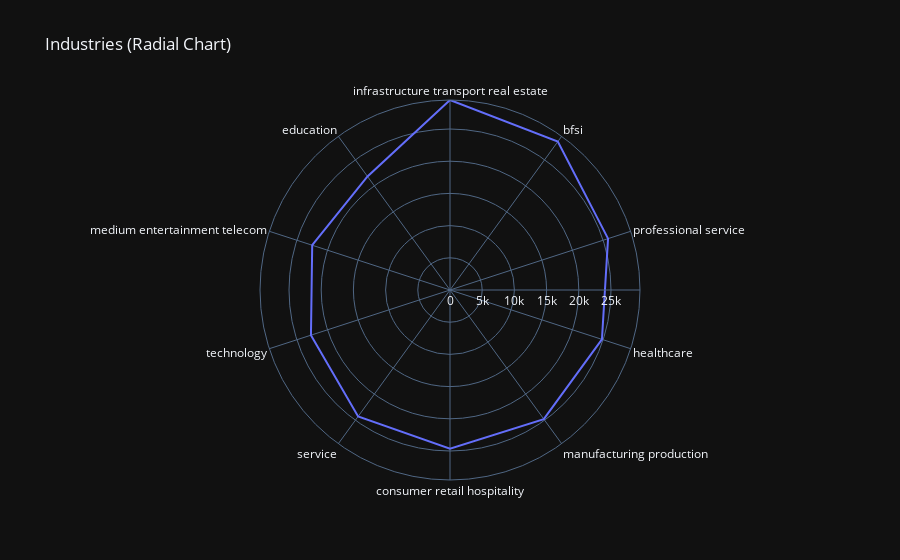

Write notebook code for a chart like this one.
### Markdown cell above
**j.Industry analysis**

### Code cell
industries_count = df_pd['processed_industry'].value_counts().reset_index()
industries_count.columns = ['Industry', 'Count']

fig = px.line_polar(industries_count, r='Count', theta='Industry', 
                    line_close=True, template="plotly_dark", 
                    title="Industries (Radial Chart)")
fig.show()

### Figure 1 — Plotly figure (JSON) as saved in the notebook; plotly's stock layout.template omitted (floating-point values rounded to 4 significant figures)
{"data": [{"hovertemplate": "Count=%{r}<br>Industry=%{theta}<extra></extra>", "legendgroup": "", "line": {"color": "#636efa", "dash": "solid"}, "marker": {"symbol": "circle"}, "mode": "lines", "name": "", "r": [29503, 28482, 25807, 24808, 24775, 24650, 24270, 22702, 22498, 21792, 29503], "showlegend": false, "subplot": "polar", "theta": ["infrastructure transport real estate", "bfsi", "professional service", "healthcare", "manufacturing production", "consumer retail hospitality", "service", "technology", "medium entertainment telecom", "education", "infrastructure transport real estate"], "type": "scatterpolar"}], "layout": {"legend": {"tracegroupgap": 0}, "polar": {"angularaxis": {"direction": "clockwise", "rotation": 90}, "domain": {"x": [0, 1], "y": [0, 1]}}, "title": {"text": "Industries (Radial Chart)"}}}
